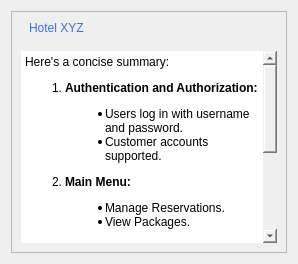
                  <widget class="QWidget" name="dashboard">
                   <layout class="QHBoxLayout" name="horizontalLayout_8">
                    <item>
                     <widget class="QFrame" name="frame_20">
                      <property name="frameShape">
                       <enum>QFrame::StyledPanel</enum>
                      </property>
                      <property name="frameShadow">
                       <enum>QFrame::Raised</enum>
                      </property>
                      <layout class="QVBoxLayout" name="verticalLayout_13">
                       <item>
                        <widget class="QLabel" name="label_12">
                         <property name="styleSheet">
                          <string notr="true">font: 500 18pt &quot;ImPerfect23&quot;;
color: rgb(52, 116, 212);
margin-left:5px;</string>
                         </property>
                         <property name="text">
                          <string>Hotel XYZ</string>
                         </property>
                        </widget>
                       </item>
                       <item>
                        <spacer name="verticalSpacer_3">
                         <property name="orientation">
                          <enum>Qt::Vertical</enum>
                         </property>
                         <property name="sizeType">
                          <enum>QSizePolicy::Minimum</enum>
                         </property>
                         <property name="sizeHint" stdset="0">
                          <size>
                           <width>20</width>
                           <height>10</height>
                          </size>
                         </property>
                        </spacer>
                       </item>
                       <item>
                        <widget class="QTextBrowser" name="textBrowser">
                         <property name="styleSheet">
                          <string notr="true">font: 12pt &quot;Segoe UI&quot;;
border:none;</string>
                         </property>
                         <property name="html">
                          <string>&lt;!DOCTYPE HTML PUBLIC &quot;-//W3C//DTD HTML 4.0//EN&quot; &quot;http://www.w3.org/TR/REC-html40/strict.dtd&quot;&gt;
&lt;html&gt;&lt;head&gt;&lt;meta name=&quot;qrichtext&quot; content=&quot;1&quot; /&gt;&lt;meta charset=&quot;utf-8&quot; /&gt;&lt;style type=&quot;text/css&quot;&gt;
p, li { white-space: pre-wrap; }
hr { height: 1px; border-width: 0; }
li.unchecked::marker { content: &quot;\2610&quot;; }
li.checked::marker { content: &quot;\2612&quot;; }
&lt;/style&gt;&lt;/head&gt;&lt;body style=&quot; font-family:'Segoe UI'; font-size:12pt; font-weight:400; font-style:normal;&quot;&gt;
&lt;p style=&quot; margin-top:12px; margin-bottom:12px; margin-left:0px; margin-right:0px; -qt-block-indent:0; text-indent:0px;&quot;&gt;&lt;span style=&quot; font-family:'SF Pro Display'; font-size:9pt;&quot;&gt;Here's a concise summary:&lt;/span&gt;&lt;/p&gt;
&lt;ol style=&quot;margin-top: 0px; margin-bottom: 0px; margin-left: 0px; margin-right: 0px; -qt-list-indent: 1;&quot;&gt;
&lt;li style=&quot; font-family:'SF Pro Display'; font-size:9pt;&quot; style=&quot; margin-top:12px; margin-bottom:12px; margin-left:0px; margin-right:0px; -qt-block-indent:0; text-indent:0px;&quot;&gt;&lt;span style=&quot; font-weight:700;&quot;&gt;Authentication and Authorization:&lt;/span&gt;
&lt;ul style=&quot;margin-top: 0px; margin-bottom: 0px; margin-left: 0px; margin-right: 0px; -qt-list-indent: 2;&quot;&gt;
&lt;li style=&quot; font-family:'SF Pro Display'; font-size:9pt;&quot; style=&quot; margin-top:0px; margin-bottom:0px; margin-left:0px; margin-right:0px; -qt-block-indent:0; text-indent:0px;&quot;&gt;Users log in with username and password.&lt;/li&gt;
&lt;li style=&quot; font-family:'SF Pro Display'; font-size:9pt;&quot; style=&quot; margin-top:0px; margin-bottom:0px; margin-left:0px; margin-right:0px; -qt-block-indent:0; text-indent:0px;&quot;&gt;Customer accounts supported.&lt;/li&gt;&lt;/ul&gt;&lt;/li&gt;
&lt;li style=&quot; font-family:'SF Pro Display'; font-size:9pt;&quot; style=&quot; margin-top:12px; margin-bottom:12px; margin-left:0px; margin-right:0px; -qt-block-indent:0; text-indent:0px;&quot;&gt;&lt;span style=&quot; font-weight:700;&quot;&gt;Main Menu:&lt;/span&gt;
&lt;ul style=&quot;margin-top: 0px; margin-bottom: 0px; margin-left: 0px; margin-right: 0px; -qt-list-indent: 2;&quot;&gt;
&lt;li style=&quot; font-family:'SF Pro Display'; font-size:9pt;&quot; style=&quot; margin-top:0px; margin-bottom:0px; margin-left:0px; margin-right:0px; -qt-block-indent:0; text-indent:0px;&quot;&gt;Manage Reservations.&lt;/li&gt;
&lt;li style=&quot; font-family:'SF Pro Display'; font-size:9pt;&quot; style=&quot; margin-top:0px; margin-bottom:0px; margin-left:0px; margin-right:0px; -qt-block-indent:0; text-indent:0px;&quot;&gt;View Packages.&lt;/li&gt;&lt;/ul&gt;&lt;/li&gt;
&lt;li style=&quot; font-family:'SF Pro Display'; font-size:9pt;&quot; style=&quot; margin-top:12px; margin-bottom:12px; margin-left:0px; margin-right:0px; -qt-block-indent:0; text-indent:0px;&quot;&gt;&lt;span style=&quot; font-weight:700;&quot;&gt;Manage Reservations:&lt;/span&gt;
&lt;ul style=&quot;margin-top: 0px; margin-bottom: 0px; margin-left: 0px; margin-right: 0px; -qt-list-indent: 2;&quot;&gt;
&lt;li style=&quot; font-family:'SF Pro Display'; font-size:9pt;&quot; style=&quot; margin-top:0px; margin-bottom:0px; margin-left:0px; margin-right:0px; -qt-block-indent:0; text-indent:0px;&quot;&gt;Enter reservation details.&lt;/li&gt;
&lt;li style=&quot; font-family:'SF Pro Display'; font-size:9pt;&quot; style=&quot; margin-top:0px; margin-bottom:0px; margin-left:0px; margin-right:0px; -qt-block-indent:0; text-indent:0px;&quot;&gt;Calculate total cost based on pax.&lt;/li&gt;
&lt;li style=&quot; font-family:'SF Pro Display'; font-size:9pt;&quot; style=&quot; margin-top:0px; margin-bottom:0px; margin-left:0px; margin-right:0px; -qt-block-indent:0; text-indent:0px;&quot;&gt;Buttons: Create, Edit, Cancel.&lt;/li&gt;&lt;/ul&gt;&lt;/li&gt;
&lt;li style=&quot; font-family:'SF Pro Display'; font-size:9pt;&quot; style=&quot; margin-top:12px; margin-bottom:12px; margin-left:0px; margin-right:0px; -qt-block-indent:0; text-indent:0px;&quot;&gt;&lt;span style=&quot; font-weight:700;&quot;&gt;View Packages:&lt;/span&gt;
&lt;ul style=&quot;margin-top: 0px; margin-bottom: 0px; margin-left: 0px; margin-right: 0px; -qt-list-indent: 2;&quot;&gt;
&lt;li style=&quot; font-family:'SF Pro Display'; font-size:9pt;&quot; style=&quot; margin-top:0px; margin-bottom:0px; margin-left:0px; margin-right:0px; -qt-block-indent:0; text-indent:0px;&quot;&gt;Search packages by name.&lt;/li&gt;
&lt;li style=&quot; font-family:'SF Pro Display'; font-size:9pt;&quot; style=&quot; margin-top:0px; margin-bottom:0px; margin-left:0px; margin-right:0px; -qt-block-indent:0; text-indent:0px;&quot;&gt;Display package details.&lt;/li&gt;&lt;/ul&gt;&lt;/li&gt;&lt;/ol&gt;&lt;/body&gt;&lt;/html&gt;</string>
                         </property>
                        </widget>
                       </item>
                      </layout>
                     </widget>
                    </item>
                   </layout>
                  </widget>
